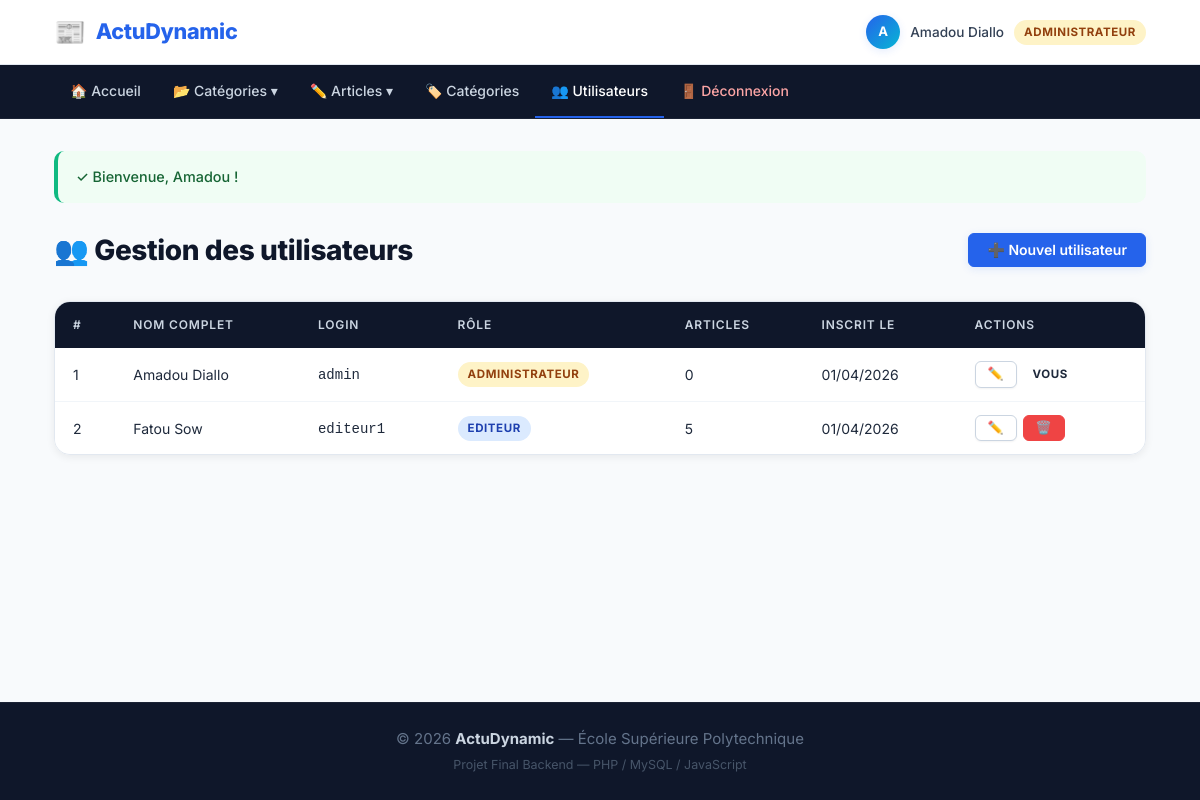
The app's page /utilisateurs/liste.php (signed in) with its own data.
### tables this page shows
CREATE TABLE IF NOT EXISTS utilisateurs (
    id INT AUTO_INCREMENT PRIMARY KEY,
    nom VARCHAR(100) NOT NULL,
    prenom VARCHAR(100) NOT NULL,
    login VARCHAR(50) NOT NULL UNIQUE,
    mot_de_passe VARCHAR(255) NOT NULL,
    role ENUM('visiteur', 'editeur', 'administrateur') NOT NULL DEFAULT 'editeur',
    created_at DATETIME DEFAULT CURRENT_TIMESTAMP
);

### utilisateurs/liste.php (the view, shortened to what this page needs)
<?php
require_once __DIR__ . '/../config.php';
$pdo = getDB();
$utilisateurs = $pdo->query("SELECT u.*, COUNT(a.id) AS nb_articles FROM utilisateurs u LEFT JOIN articles a ON a.auteur_id=u.id GROUP BY u.id ORDER BY u.nom,u.prenom")->fetchAll();
include __DIR__ . '/../entete.php';
include __DIR__ . '/../menu.php';
?>
<div class="page-header">
    <h1>👥 Gestion des utilisateurs</h1>
    <a href="<?= url('utilisateurs/ajouter.php') ?>" class="btn btn-primary">➕ Nouvel utilisateur</a>
</div>
<div class="table-responsive">
    <table class="data-table">
        <thead><tr><th>#</th><th>Nom complet</th><th>Login</th><th>Rôle</th><th>Articles</th><th>Inscrit le</th><th>Actions</th></tr></thead>
        <tbody>
            <?php foreach ($utilisateurs as $u): ?>
            <tr>
                <td><?= $u['id'] ?></td>
                <td><?= escape($u['prenom'].' '.$u['nom']) ?></td>
                <td><code><?= escape($u['login']) ?></code></td>
                <td><span class="badge badge-<?= $u['role'] ?>"><?= escape($u['role']) ?></span></td>
                <td><?= $u['nb_articles'] ?></td>
                <td><?= date('d/m/Y', strtotime($u['created_at'])) ?></td>
                <td class="actions">
                    <a href="<?= url('utilisateurs/modifier.php') ?>?id=<?= $u['id'] ?>" class="btn btn-sm btn-secondary">✏️</a>
                    <?php if ($u['id'] !== $_SESSION['user_id']): ?>
                    <form method="POST" action="<?= url('utilisateurs/liste.php') ?>" style="display:inline" onsubmit="return confirm('Supprimer cet utilisateur ?');">
                        <button type="submit" class="btn btn-sm btn-danger">🗑️</button>
                    </form>
                    <?php else: ?><span class="badge">Vous</span><?php endif; ?>
                </td>
            </tr>
            <?php endforeach; ?>
        </tbody>
    </table>
</div>
<?php include __DIR__ . '/../pied.php'; ?>

### assets/css/style.css (style rules this page uses)
:root { --primary: #2563eb; --primary-dark: #1d4ed8; --primary-light: #eff6ff; --primary-glow: rgba(37,99,235,.12); --accent: #06b6d4; --success: #10b981; --danger: #ef4444; --warning: #f59e0b; --gray-50: #f8fafc; --gray-100: #f1f5f9; --gray-200: #e2e8f0; --gray-300: #cbd5e1; --gray-400: #94a3b8; --gray-500: #64748b; --gray-600: #475569; --gray-700: #334155; --gray-800: #1e293b; --gray-900: #0f172a; --white: #ffffff; --radius-sm: 6px; --radius: 10px; --radius-lg: 16px; --radius-xl: 24px; --shadow-xs: 0 1px 2px rgba(0,0,0,.05); --shadow-sm: 0 2px 8px rgba(0,0,0,.07); --shadow-md: 0 4px 20px rgba(0,0,0,.10); --shadow-lg: 0 8px 32px rgba(0,0,0,.13); --transition: .2s cubic-bezier(.4,0,.2,1); }
*, *::before, *::after { box-sizing: border-box; margin: 0; padding: 0; }
html { scroll-behavior: smooth; }
body { font-family: 'Inter', system-ui, -apple-system, sans-serif; font-size: 15px; line-height: 1.65; color: var(--gray-800); background: var(--gray-50); min-height: 100vh; display: flex; flex-direction: column; }
a { color: var(--primary); text-decoration: none; transition: color var(--transition); }
.page-header { display: flex; align-items: center; justify-content: space-between; margin-bottom: 28px; flex-wrap: wrap; gap: 14px; }
.page-header h1 { font-size: 1.75rem; font-weight: 800; color: var(--gray-900); letter-spacing: -.4px; }
.btn { display: inline-flex; align-items: center; gap: 7px; padding: 9px 18px; border-radius: var(--radius-sm); border: 1.5px solid transparent; cursor: pointer; font-size: .875rem; font-weight: 600; font-family: inherit; transition: all var(--transition); text-decoration: none !important; white-space: nowrap; line-height: 1; }
.btn-primary { background: var(--primary); color: white; border-color: var(--primary); box-shadow: 0 2px 8px var(--primary-glow); }
.btn-secondary { background: var(--white); color: var(--gray-700); border-color: var(--gray-300); box-shadow: var(--shadow-xs); }
.btn-danger { background: var(--danger); color: white; border-color: var(--danger); }
.btn-sm { padding: 6px 12px; font-size: .8rem; }
.table-responsive { border-radius: var(--radius-lg); overflow: hidden; box-shadow: var(--shadow-sm); border: 1px solid var(--gray-200); }
.data-table { width: 100%; border-collapse: collapse; background: var(--white); font-size: .875rem; }
.data-table thead { background: var(--gray-900); }
.data-table th { color: var(--gray-300); padding: 13px 18px; text-align: left; font-size: .75rem; font-weight: 600; text-transform: uppercase; letter-spacing: .07em; white-space: nowrap; }
.data-table td { padding: 13px 18px; border-bottom: 1px solid var(--gray-100); vertical-align: middle; }
.data-table tbody tr:last-child td { border-bottom: none; }
.data-table .actions { display: flex; gap: 6px; align-items: center; flex-wrap: wrap; }
.badge { display: inline-flex; align-items: center; padding: 3px 10px; border-radius: 20px; font-size: .72rem; font-weight: 700; text-transform: uppercase; letter-spacing: .05em; }
.badge-administrateur { background: #fef3c7; color: #92400e; }
.badge-editeur { background: #dbeafe; color: #1e40af; }

### records on screen
utilisateurs: id "1", prenom+nom "Amadou Diallo", login "admin", role "ADMINISTRATEUR", nb_articles "0", created_at "01/04/2026", shows "VOUS"
utilisateurs: id "2", prenom+nom "Fatou Sow", login "editeur1", role "EDITEUR", nb_articles "5", created_at "01/04/2026"

### other values on screen
SITE_NAME "ActuDynamic"
substr($_SESSION['prenom'], 0, 1) "A"
$_SESSION['prenom'] . ' ' . $_SESSION['nom'] "Amadou Diallo"
$_SESSION['role'] "ADMINISTRATEUR"
$icon "✓"
$msg "Bienvenue, Amadou !"
